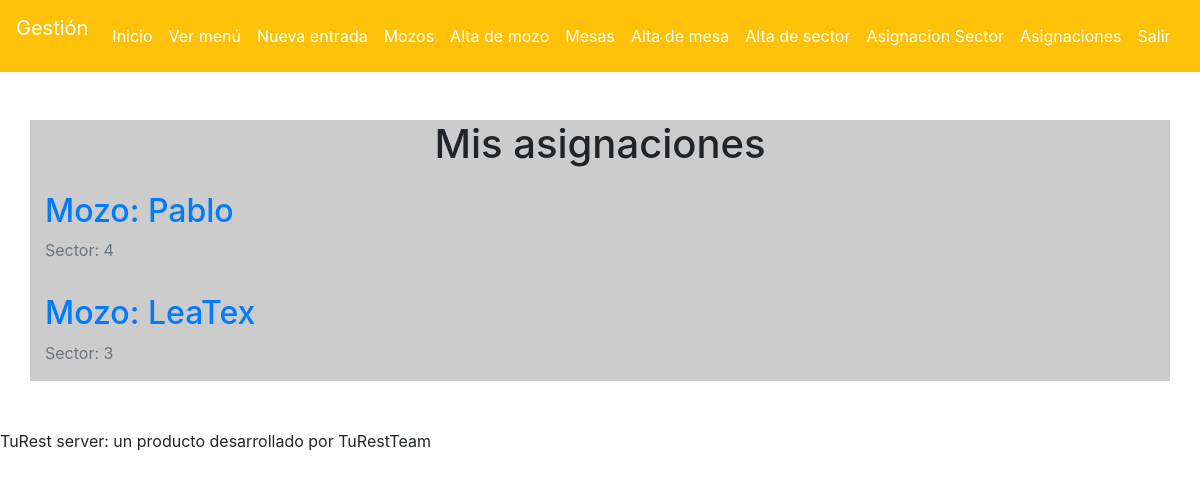
The app's page /panel/asignaciones (signed in) with its own data.
### administracion/models.py (models this page shows, shortened)
class AsignacionMesa(models.Model):
    author = models.ForeignKey('auth.User', on_delete=models.CASCADE)
    mozo = models.ForeignKey(Mozo, on_delete=models.CASCADE)
    sector = models.ForeignKey(Sector, on_delete=models.CASCADE)

class Mozo(models.Model):
    author = models.ForeignKey("auth.User", on_delete=models.CASCADE)
    nombre = models.CharField(max_length=200)
    dni = models.CharField(max_length=20)
    direccion = models.CharField(max_length=200)
    telefono = models.PositiveIntegerField()
    mail = models.EmailField(max_length=200)
    def __str__(self):
        return self.nombre

class Sector(models.Model):
    author = models.ForeignKey("auth.User", on_delete=models.CASCADE)
    sector = models.CharField(max_length=200)
    mesa = models.ForeignKey(Mesa, on_delete=models.CASCADE)
    def __str__(self):
        return self.sector

### administracion/views.py (the view)
# urls.py: path('asignaciones', views.asignacionesList, name='asignacionesList'),
@login_required
@user_passes_test(isAdmin)
def asignacionesList(request):
    return render(request, 'admin/asignaciones.html', {'asignaciones': AsignacionMesa.objects.all()})

### administracion/userGroupsFilter.py (called while the page is built)
def isAdmin(user):
    return user.groups.filter(name='Admin').exists()

### administracion/templates/admin/asignaciones.html
{% extends 'panelStructure.html' %}
{% block content %}
	<div class="row mt-5">
		<div class="col-12">
			<h1 class="text-center">Mis asignaciones</h1>
		</div>
	</div>
	{% for asignacion in asignaciones %}
		<article class="row mt-3">
			<div class="col-12">
				<h2 class="text-primary">Mozo: {{asignacion.mozo}}</h2>
				<p class="text-secondary">Sector: {{asignacion.sector}}</p>
			</div>
		</article>
	{% endfor %}
{% endblock %}

### records on screen
AsignacionMesa: mozo "Pablo", sector "4"
AsignacionMesa: mozo "LeaTex", sector "3"
